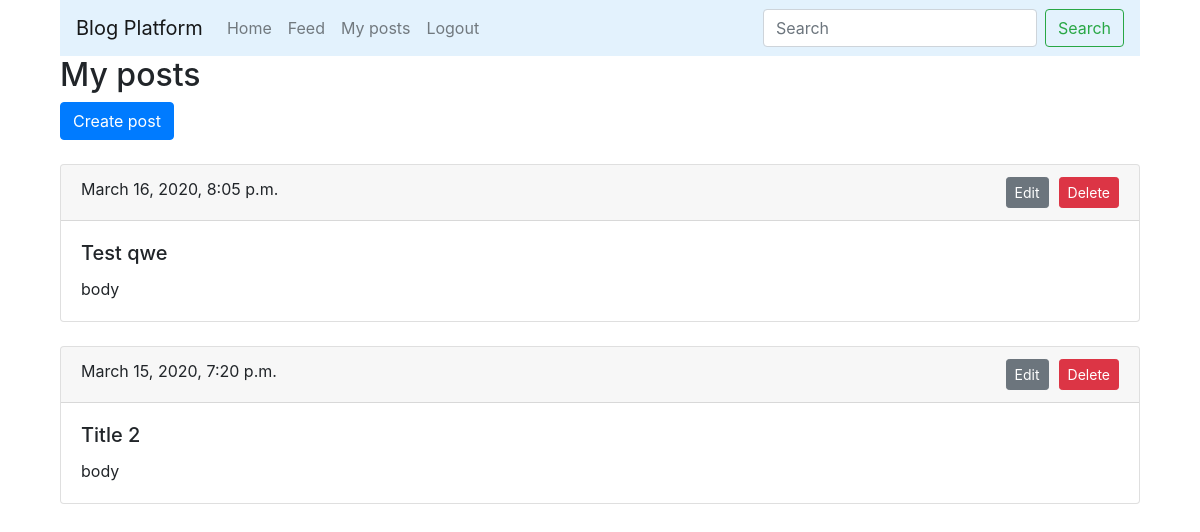
The app's page /accounts/posts/ (signed in), older data.
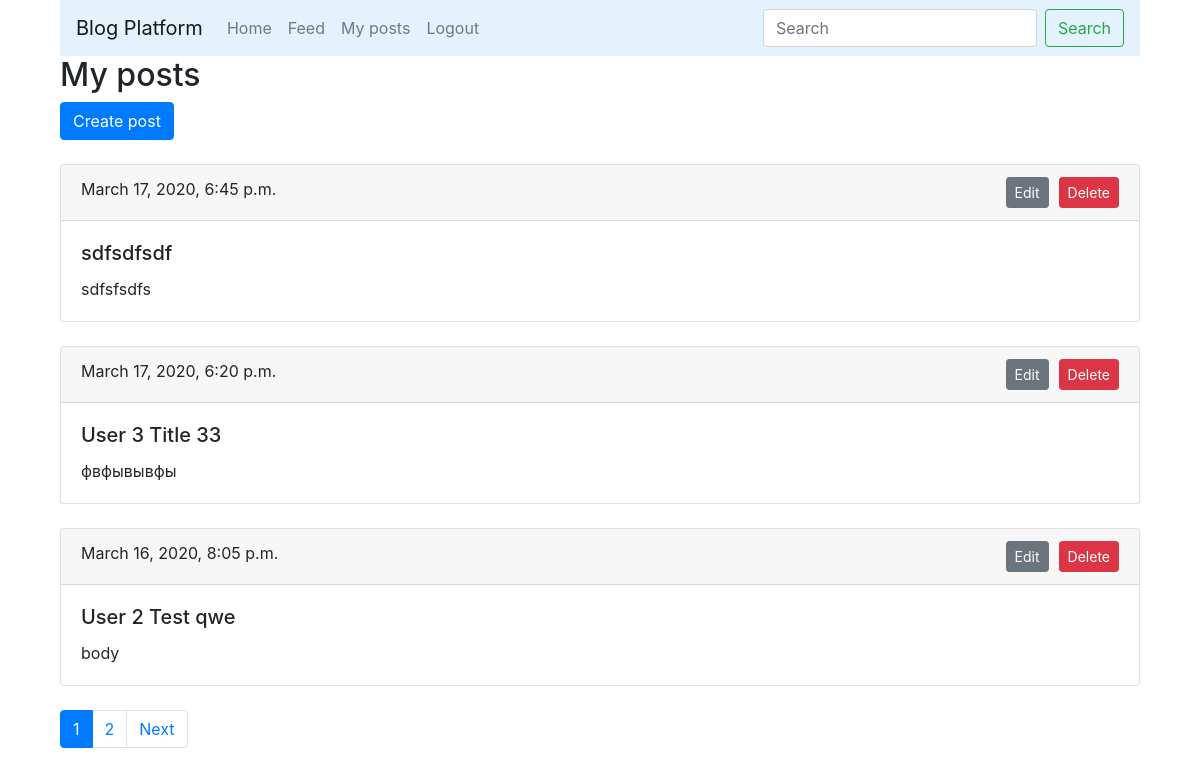
The same page, newer data.
### main/models.py (models this page shows, shortened)
class Post(models.Model):
    author = models.ForeignKey(User, on_delete=models.CASCADE, related_name='blog_posts')
    title = models.CharField(max_length=250, db_index=True)
    body = models.TextField(blank=True, db_index=True)
    date_pub = models.DateTimeField(auto_now_add=True)

### main/views.py (the view)
# urls.py: path('accounts/posts/', BPPostsList.as_view(), name='posts_list'),
class BPPostsList(ListView):
    context_object_name = 'posts'
    paginate_by = 3
    template_name = 'main/posts.html'
    def get_queryset(self):
        return self.request.user.blog_posts.all().order_by('-date_pub')

### main/templates/main/posts.html (shortened to what this page needs)
{% extends "layout/base.html" %}
{% load bootstrap4 %}
{% block content %}
<div class="row">
    <div class="col-12">
        <h2>My posts</h2>
        <div>
            <a href="{% url 'main:post_create' %}" type="button" class="btn btn-primary">Create post</a>
        </div>
        <br>
        {% if posts %}
            {% for post in posts %}
                <div class="card mb-4">
                    <div class="card-header">
                        {{ post.date_pub }}
                        <a style="margin-left: 10px;" href="{% url 'main:post_delete' post.id %}" type="button" class="btn btn-danger btn-sm float-right">Delete</a>
                        <a href="{% url 'main:post_update' post.id %}" type="button" class="btn btn-secondary btn-sm float-right">Edit</a>
                    </div>
                    <div class="card-body">
                        <h5 class="card-title">{{ post.title }}</h5>
                        <p class="card-text">{{ post.body|truncatewords:15 }}</p>
                    </div>
                </div>
            {% endfor %}
            {% include "layout/pagination.html" with page=page_obj %}
        {% endif %}
    </div>
</div>
{% endblock %}

Row changes from the older to the newer data that the page shows:
no longer on this page (row edited): Post: date_pub "March 15, 2020, 7:20 p.m.", title "Title 2", body "body"
added Post: date_pub "March 17, 2020, 6:45 p.m.", title "sdfsdfsdf", body "sdfsfsdfs"
added Post: date_pub "March 17, 2020, 6:20 p.m.", title "User 3 Title 33", body "фвфывывфы"
changed Post "body": title "Test qwe" → "User 2 Test qwe"
Text that changed along with them:
new list line: "1"
new list line: "2"
text now shown: "Next"
